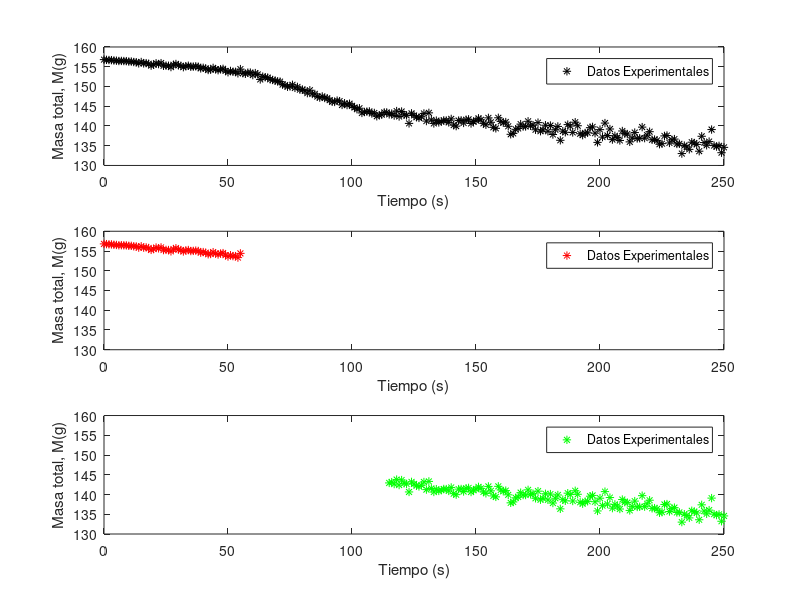
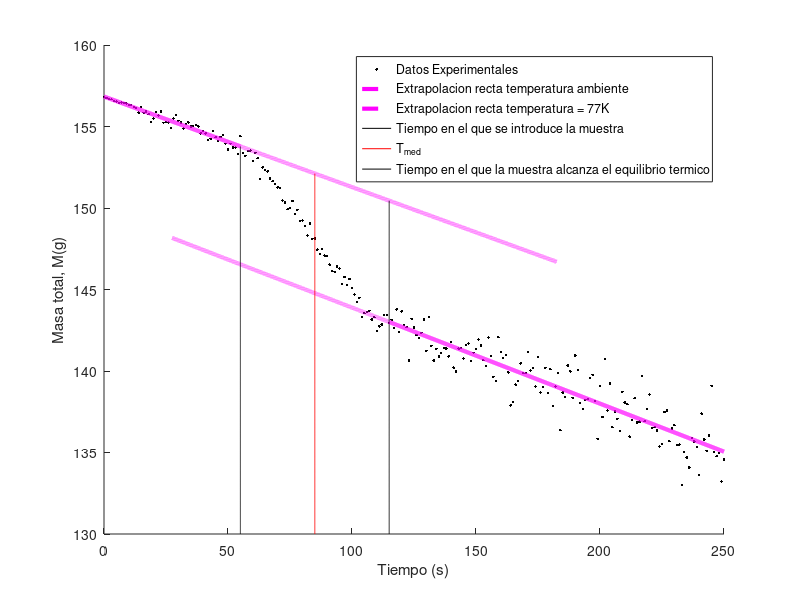

MATLAB code to generate these figures, in order:
clear all; close all;
t = [0	1	2	3	4	5	6	7	8	9	10	11	12	13	14	15	16	17	18	19	20	21	22	23	24	25	26	27	28	29	30	31	32	33	34	35	36	37	38	39	40	41	42	43	44	45	46	47	48	49	50	51	52	53	54	55	56	57	58	59	60	61	62	63	64	65	66	67	68	69	70	71	72	73	74	75	76	77	78	79	80	81	82	83	84	85	86	87	88	89	90	91	92	93	94	95	96	97	98	99	100	101	102	103	104	105	106	107	108	109	110	111	112	113	114	115	116	117	118	119	120	121	122	123	124	125	126	127	128	129	130	131	132	133	134	135	136	137	138	139	140	141	142	143	144	145	146	147	148	149	150	151	152	153	154	155	156	157	158	159	160	161	162	163	164	165	166	167	168	169	170	171	172	173	174	175	176	177	178	179	180	181	182	183	184	185	186	187	188	189	190	191	192	193	194	195	196	197	198	199	200	201	202	203	204	205	206	207	208	209	210	211	212	213	214	215	216	217	218	219	220	221	222	223	224	225	226	227	228	229	230	231	232	233	234	235	236	237	238	239	240	241	242	243	244	245	246	247	248	249	250];
m = [156.8	156.74	156.69	156.67	156.58	156.53	156.45	156.47	156.44	156.42	156.31	156.31	156.19	156.15	155.85	156.2	155.84	155.91	155.76	155.28	155.49	155.88	155.67	155.91	155.23	155.28	155.25	154.91	155.5	155.7	155.35	155.24	154.88	155.15	155.25	154.99	155.03	155.1	155.01	154.58	154.73	154.58	154.17	154.24	154.71	154.35	154.12	154.36	154.47	153.94	153.6	153.94	153.71	153.71	153.33	154.4	153.37	153.2	153.5	153.52	152.88	153.39	153.05	151.78	152.49	152.34	152.25	151.8	151.65	151.48	151.27	151.23	150.47	150.33	149.93	150.01	150.43	149.64	149.89	149.2	149.23	148.91	148.31	149.04	148.1	148.12	147.45	147.19	147.48	147.08	147.04	146.53	146.12	146.08	146.42	146.29	145.33	145.77	145.29	145.64	145.09	144.69	144.24	144.49	143.3	143.55	143.63	143.69	143.16	143.3	142.45	142.74	142.86	143.43	143.43	142.93	143.14	142.64	143.78	142.4	143.66	142.84	142.69	140.65	143.2	142.67	142.21	142.04	142.34	143.17	141.24	143.32	141.54	140.64	141.36	140.9	141.1	141.41	141.38	140.9	141.79	140.21	139.96	141.37	141.41	140.76	141.58	141.68	140.63	141.12	141.36	141.94	141.56	140.66	140.3	142.05	140.93	139.65	139.4	142.07	141.16	140.81	140.99	139.92	137.89	138.11	139.16	139.37	140.47	139.86	139.87	141.18	140.04	140.2	139.04	140.85	138.67	139.02	140.19	138.65	140.11	137.84	139.05	139.88	136.37	138.69	138.4	140.34	139.98	138.36	140.95	140.06	138.03	137.67	138.22	138.28	139.57	139.77	138.17	135.84	139.07	137.18	140.73	137.58	139.23	136.55	137.51	137.06	136.33	138.73	138.06	137.96	135.97	137	138.33	136.84	136.89	139.71	136.92	137.66	138.55	136.5	136.56	136.35	135.38	135.52	137.48	137.58	135.7	136.48	136.68	135.45	135.48	133.01	135.03	134.69	134.08	135.89	135.68	135.33	133.61	137.39	135.8	135.11	136.05	139.09	135.03	134.78	134.97	133.23	134.58];

%%%%%%% Se rellenan los arreglos nuevos con los datos pertenecientes a las dos rectas de interes 
r1tmax = 55; r2tmin = 115; %<----------------------- SELECCIONAR valor maximo para la recta 1 de TIEMPO, y valor minimo para la recta 2 de TIEMPO 
n=find(t==r1tmax); 
x(1) = 0; y(1) = 0; x = t(1:n); y = m(1:n); Ns = length(t);
i=find(t==r2tmin); 
x2 = t(i:Ns); y2 = m(i:Ns);

%%%%%%% Constantes fisicas 
L = 199; m0elem = 29.5; deltam0 = 0.1; deltat = 293-77; deltadeltat = sqrt(2);
mmolar1 = 58.93; mmolar2 = 55.845; mmolar3 = 58.693; mmolar4 = 157.25; mmolar5 = 162.50; % 1 = cobalto, 2 = hierro, 3 = niquel, 4 = gadolinio, 5 = disprosio 
mmolar6 = 114.538 ; mmolar7 = 202.57; mmolar8 = 434.41; mmolar9 = 231.533; % 6 = permalloy hierro niquel 1 a 1, 7 = awaruite, 8 = Wairakite, 9 = magnetite

%%%%%%% se realiza ajuste por minimos cuadrados a ambas rectas
N = size(x)(2)
sxy = sum(x.*y);sxx = sum(x.*x);syy = sum(y.*y);sx = sum(x);sy = sum(y);
a1 = (((N)*(sxy))-((sx)*(sy)))/(((N)*(sxx))-((sx)*(sx)))
b1 = (((sxx)*(sy))-((sx)*(sxy)))/(((N)*(sxx))-((sx)*(sx)))
e = (y-((a1*x)+b1)).^2;sei = sum(e);
incertidumbrea=sqrt((sei)/(N-2))*sqrt((N)/(((N)*(sxx))-((sx)*(sx))))
incertidumbreb=sqrt((sei)/(N-2))*sqrt((sxx)/(((N)*(sxx))-((sx)*(sx))))
r = (((N)*(sxy))-((sx)*(sy)))/(sqrt(((N)*(sxx))-((sx)*(sx)))*sqrt(((N)*(syy))-((sy)*(sy))))

N2 = size(x2)(2)
sx2y2 = sum(x2.*y2);sx2x2 = sum(x2.*x2);sy2y2 = sum(y2.*y2);sx2 = sum(x2);sy2 = sum(y2);
a2 = (((N2)*(sx2y2))-((sx2)*(sy2)))/(((N2)*(sx2x2))-((sx2)*(sx2)))
b2 = (((sx2x2)*(sy2))-((sx2)*(sx2y2)))/(((N2)*(sx2x2))-((sx2)*(sx2)))
e2 = (y2-((a2*x2)+b2)).^2;sei2 = sum(e2);
iN2certidumbrea=sqrt((sei2)/(N2-2))*sqrt((N2)/(((N2)*(sx2x2))-((sx2)*(sx2))))
iN2certidumbreb=sqrt((sei2)/(N2-2))*sqrt((sx2x2)/(((N2)*(sx2x2))-((sx2)*(sx2))))
r2 = (((N2)*(sx2y2))-((sx2)*(sy2)))/(sqrt(((N2)*(sx2x2))-((sx2)*(sx2)))*sqrt(((N2)*(sy2y2))-((sy2)*(sy2))))

%%%%%%% Calor especifico y calor especifico molar
tmed= (r2tmin-r1tmax)/2 + r1tmax
deltam = (a1*tmed+b1)-(a2*tmed+b2)
incertidumbredm = sqrt(incertidumbrea^2*tmed^2+incertidumbreb^2+iN2certidumbrea^2*tmed^2+iN2certidumbreb^2)
ceng = (deltam*L)/(m0elem*deltat)
deltaceng = ceng*sqrt((incertidumbredm/deltam)^2+(deltam0/m0elem)^2+(deltadeltat/deltat)^2)
cenmol1 = ceng*mmolar1
deltacenmol1 = mmolar1*deltaceng
cenmol2 = ceng*mmolar2
deltacenmol2 = mmolar2*deltaceng
cenmol3 = ceng*mmolar3
deltacenmol3 = mmolar3*deltaceng
cenmol4 = ceng*mmolar4
deltacenmol4 = mmolar4*deltaceng
cenmol5 = ceng*mmolar5
deltacenmol5 = mmolar5*deltaceng
cenmol6 = ceng*mmolar6
deltacenmol6 = mmolar6*deltaceng
cenmol7 = ceng*mmolar7
deltacenmol7 = mmolar7*deltaceng
cenmol8 = ceng*mmolar8
deltacenmol8 = mmolar8*deltaceng
cenmol9 = ceng*mmolar9
deltacenmol9 = mmolar9*deltaceng

%%%%%%% rectas ajuste MMC
xx1=t(1):0.1:t(n); yy1=a1*xx1+b1; xx2=t(n):0.01:((t(Ns)-t(i))/2 + t(i)); yy2=a1*xx2+b1;
xx3=t(n)/2:0.01:t(i); yy3=a2*xx3+b2; xx4=t(i):0.1:t(Ns); yy4=a2*xx4+b2;
yyinf = 130:0.01:(a1*r1tmax+b1); xxinf = r1tmax*ones(1,length(yyinf));
yymed = 130:0.01:(a1*tmed+b1); xxmed = tmed*ones(1,length(yymed));
yysup = 130:0.01:(a1*r2tmin+b1); xxsup = r2tmin*ones(1,length(yysup));

%%%%%%% figuras
figure(1);clf;
subplot(3,1,1)
plot (t,m,'k*')
xlabel('Tiempo (s)'); ylabel('Masa total, M(g)'); legend('Datos Experimentales')
subplot(3,1,2)
plot (x,y,'r*'); axis([0 250 130 160])   %%%%%%% <----------- SELECCIONAR rangos que concuerden con la primer grafica subplot(3,1,1)
xlabel('Tiempo (s)'); ylabel('Masa total, M(g)'); legend('Datos Experimentales')
subplot(3,1,3)
plot (x2,y2,'g*'); axis([0 250 130 160]) %%%%%%% <----------- SELECCIONAR rangos que concuerden con la primer grafica subplot(3,1,1)
xlabel('Tiempo (s)'); ylabel('Masa total, M(g)'); legend('Datos Experimentales')

figure(2);clf;
hold on;
plot(t,m,'k.',xx2,yy2,'m--','linewidth',3,xx3,yy3,'m--','linewidth',3,xxinf,yyinf,'k',xxmed,yymed,'r',xxsup,yysup,'k',xx1,yy1,'m-','linewidth',3,xx4,yy4,'m-','linewidth',3)
xlabel('Tiempo (s)'); ylabel('Masa total, M(g)'); legend('Datos Experimentales','Extrapolacion recta temperatura ambiente','Extrapolacion recta temperatura = 77K','Tiempo en el que se introduce la muestra','T_{med}','Tiempo en el que la muestra alcanza el equilibrio termico')
hold off;
